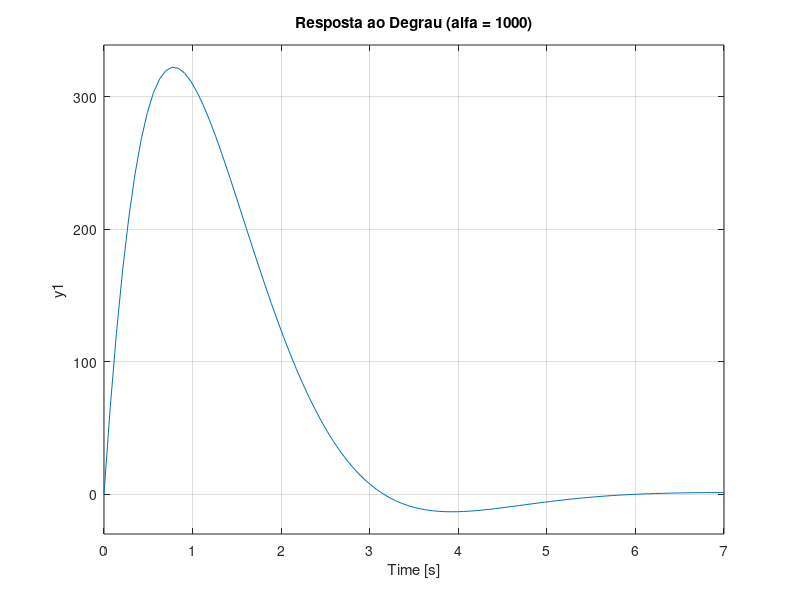
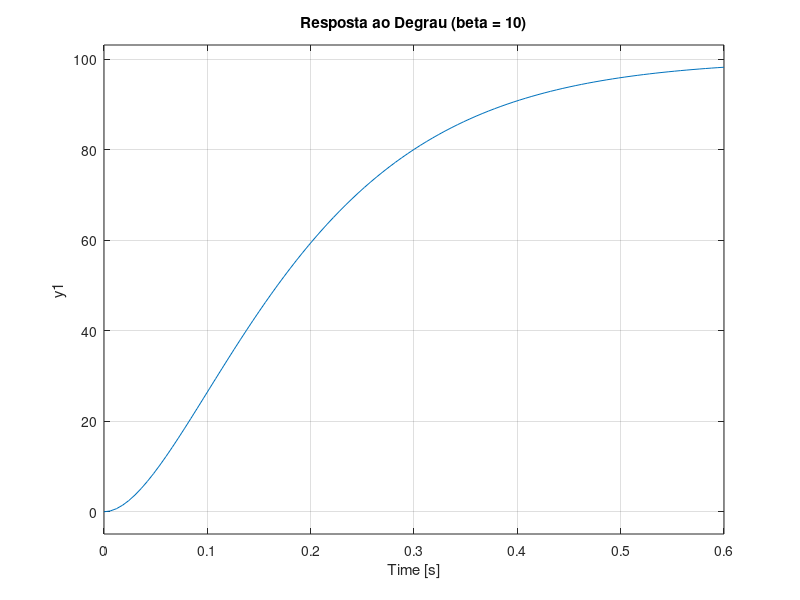

Write MATLAB code to recreate these figures, in order.
clear all;
close all;

a = [0.001 0.01 0.1 1 10 100 1000];
b = [0.001 0.01 0.1 1 10];

figure;
for idx = 1:numel(a) 
    alpha = a(idx);
    h1 = tf([0 alpha 1], [1 2 2]);
    subplot(2,4,idx);
    step(h1); hold on;
    title(['Resposta ao Degrau (alfa = ' ,num2str(alpha), ')']);
end

figure
for idx = 1:numel(b) 
    beta = b(idx);
    h2 = tf([0 1 10000], [1 2*beta 100]);
    subplot(2,4,idx);
    step(h2); hold on;
    title(['Resposta ao Degrau (beta = ' ,num2str(beta), ')']);    
end